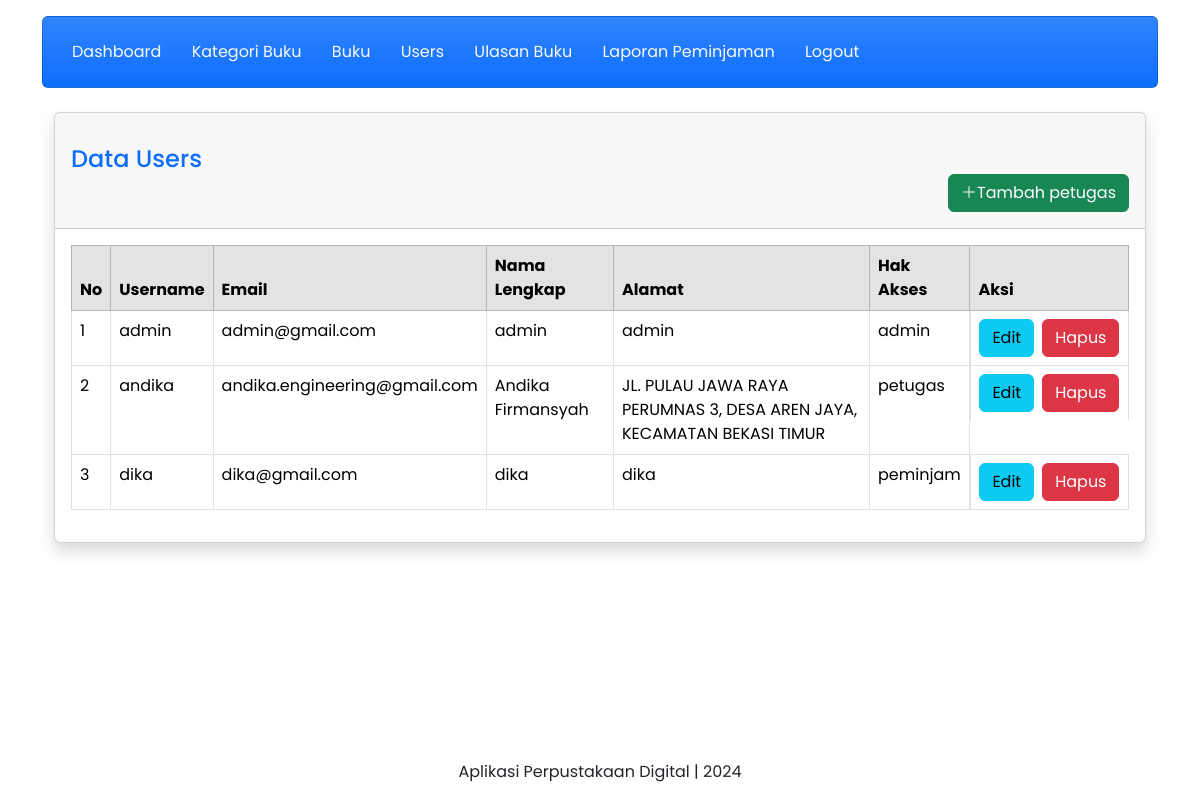
/admin/user.php (signed in), run on the app's committed database.
### tables this page shows
CREATE TABLE `user` (
  `id_user` int(11) NOT NULL,
  `username` varchar(255) NOT NULL,
  `password` varchar(255) NOT NULL,
  `email` varchar(255) NOT NULL,
  `nama_lengkap` varchar(255) NOT NULL,
  `alamat` text NOT NULL,
  `level` enum('admin','petugas','peminjam') NOT NULL
);

### admin/user.php (the view, shortened to what this page needs)
<!DOCTYPE html>
<html lang="en">
<head>
    <link href="https://cdn.jsdelivr.net/npm/bootstrap@5.3.2/dist/css/bootstrap.min.css" rel="stylesheet"
>
    <link rel="stylesheet" href="https://cdn.jsdelivr.net/npm/bootstrap-icons@1.11.3/font/bootstrap-icons.min.css">
    <link rel="stylesheet" href="bootstrap/css/bootstrap.min.css">
</head>
<body>
    <div class="container">
        <div class="content mt-3">
            <div class="card bg-primary bg-gradient">
                <div class="card-body">
                    <a href="index.php" class="btn text-light">Dashboard</a>
                    <a href="kategori-buku.php" class="btn text-light">Kategori Buku</a>
                    <a href="buku.php" class="btn text-light">Buku</a>
                    <a href="user.php" class="btn text-light">Users</a>
                    <a href="koleksi-ulasan.php" class="btn text-light">Ulasan Buku</a>
                    <a href="generate.php" class="btn text-light">Laporan Peminjaman</a>
                    <a href="../logout.php" class="btn text-light">Logout</a>
                </div>
            </div>
        </div>
        <div class="container-fluid">
            <br>
            <div class="card shadow mb-4">
                <div class="card-header py-3">
                    <h4 class="m-0 font-weight-bold text-primary mt-3">Data Users</h4>
                    <div class="d-flex justify-content-end">
                        <a href="tambah-petugas.php" class="btn btn-success"><i class="bi bi-plus-lg"></i>Tambah
                            petugas</a>
                    </div>
                </div>
                <div class="card-body">
                    <div class="table-responsive">
                        <table class="table table-bordered" id="dataTable" width="100%" cellspacing="0">
                            <thead class="table table-secondary">
                                <tr>
                                    <th>No</th>
                                    <th>Username</th>
                                    <th>Email</th>
                                    <th>Nama Lengkap</th>
                                    <th>Alamat</th>
                                    <th>Hak Akses</th>
                                    <th>Aksi</th>
                                </tr>
                            </thead>
                            <tbody>
                                <?php
                                include('../koneksi.php');
                                $no = 1;
                                $query = mysqli_query($koneksi, "SELECT * FROM user");
                                while ($row = mysqli_fetch_array($query)) {
                                ?>
                                <tr>
                                    <td><?php echo $no++; ?></td>
                                    <td><?php echo $row['username']; ?></td>
                                    <td><?php echo $row['email']; ?></td>
                                    <td><?php echo $row['nama_lengkap']; ?></td>
                                    <td><?php echo $row['alamat']; ?></td>
                                    <td><?php echo $row['level']; ?></td>
                                    <td class="d-flex gap-2">
                                        <a href="" data-bs-toggle="modal"
                                            data-bs-target="#modalEditUser<?php echo $row['id_user']; ?>"
                                            class="btn btn-info">Edit</a>
                                        <a href="proses/hapus-user.php?id_user=<?php echo $row['id_user']; ?>"
                                            onclick="return confirm('yakin untuk dihapus?');"
                                            class="btn btn-danger">Hapus</a>
                                    </td>
                                </tr>
                                <?php  } ?>
                            </tbody>
                        </table>
                    </div>
                </div>
            </div>
        </div>
        <?php
        $data = "SELECT * FROM user";
        $result = mysqli_query($koneksi, $data);
        while ($row = mysqli_fetch_array($result)) {
        ?>
        <div class="content mt-3 fixed-bottom bg-white">
            <p class="text-center"> Aplikasi Perpustakaan Digital | 2024 </p>
        </div>
        <?php
        }
        ?>
</body>
</html>

### admin/user.php (style rules this page uses)
* { font-family: 'Poppins', sans-serif; }

### data on the page
user: username "admin", email "admin@gmail.com", nama_lengkap "admin", alamat "admin", level "admin"
user: username "andika", email "andika.engineering@gmail.com", nama_lengkap "Andika Firmansyah", alamat "JL. PULAU JAWA RAYA PERUMNAS 3, DESA AREN JAYA, KECAMATAN BEKASI TIMUR", level "petugas"
user: username "dika", email "dika@gmail.com", nama_lengkap "dika", alamat "dika", level "peminjam"
